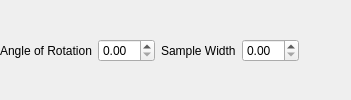
                 <widget class="QWidget" name="FLATPLATE">
                  <layout class="QHBoxLayout" name="horizontalLayout">
                   <property name="leftMargin">
                    <number>0</number>
                   </property>
                   <property name="rightMargin">
                    <number>12</number>
                   </property>
                   <property name="bottomMargin">
                    <number>9</number>
                   </property>
                   <item>
                    <widget class="QLabel" name="angleOfRotationLabel">
                     <property name="sizePolicy">
                      <sizepolicy hsizetype="Minimum" vsizetype="Fixed">
                       <horstretch>0</horstretch>
                       <verstretch>0</verstretch>
                      </sizepolicy>
                     </property>
                     <property name="minimumSize">
                      <size>
                       <width>0</width>
                       <height>0</height>
                      </size>
                     </property>
                     <property name="text">
                      <string>Angle of Rotation</string>
                     </property>
                    </widget>
                   </item>
                   <item>
                    <widget class="QDoubleSpinBox" name="angleOfRotationSpinBox">
                     <property name="sizePolicy">
                      <sizepolicy hsizetype="Expanding" vsizetype="Fixed">
                       <horstretch>0</horstretch>
                       <verstretch>0</verstretch>
                      </sizepolicy>
                     </property>
                     <property name="minimumSize">
                      <size>
                       <width>0</width>
                       <height>0</height>
                      </size>
                     </property>
                    </widget>
                   </item>
                   <item>
                    <widget class="QLabel" name="sampleWidthLabel">
                     <property name="sizePolicy">
                      <sizepolicy hsizetype="Minimum" vsizetype="Fixed">
                       <horstretch>0</horstretch>
                       <verstretch>0</verstretch>
                      </sizepolicy>
                     </property>
                     <property name="minimumSize">
                      <size>
                       <width>0</width>
                       <height>0</height>
                      </size>
                     </property>
                     <property name="text">
                      <string>Sample Width</string>
                     </property>
                    </widget>
                   </item>
                   <item>
                    <widget class="QDoubleSpinBox" name="sampleWidthSpinBox">
                     <property name="sizePolicy">
                      <sizepolicy hsizetype="Expanding" vsizetype="Fixed">
                       <horstretch>0</horstretch>
                       <verstretch>0</verstretch>
                      </sizepolicy>
                     </property>
                     <property name="minimumSize">
                      <size>
                       <width>0</width>
                       <height>0</height>
                      </size>
                     </property>
                    </widget>
                   </item>
                   <item>
                    <spacer name="horizontalSpacer_2">
                     <property name="orientation">
                      <enum>Qt::Horizontal</enum>
                     </property>
                     <property name="sizeHint" stdset="0">
                      <size>
                       <width>40</width>
                       <height>20</height>
                      </size>
                     </property>
                    </spacer>
                   </item>
                  </layout>
                 </widget>
